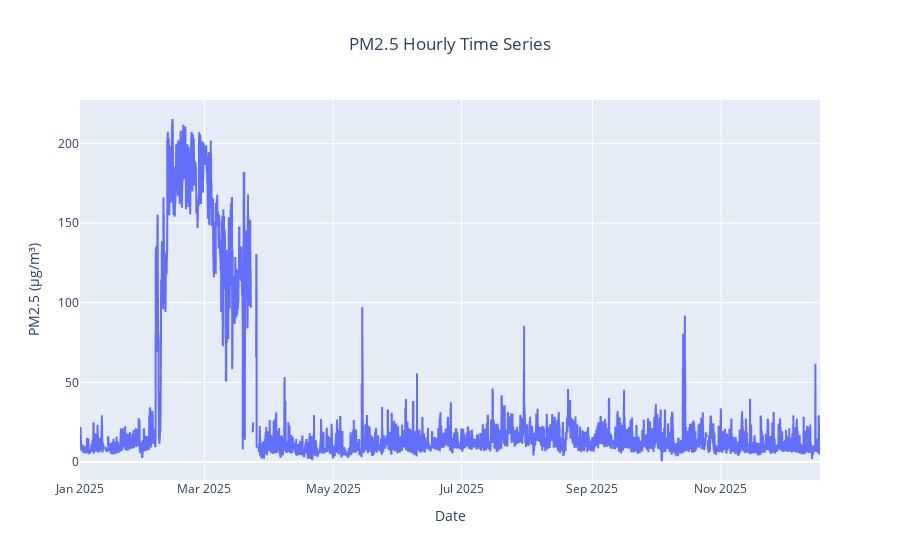

The code cell stored with this chart in its notebook:
### Code cell
#Hourly PM2.5 readings line plot
fig = px.line(df_hourly, x=df_hourly.index, y=df_hourly.values, title="PM2.5 Hourly Time Series")
fig.update_layout(title_x=0.5, xaxis_title="Date", yaxis_title="PM2.5 (µg/m³)")
fig.show()

### Figure 1 — Plotly figure (JSON) as saved in the notebook; plotly's stock layout.template omitted (floating-point values rounded to 4 significant figures; data arrays with more than 128 entries replaced by an {"elided": "..."} marker saying what was removed)
{"data": [{"hovertemplate": "datetime=%{x}<br>y=%{y}<extra></extra>", "legendgroup": "", "line": {"color": "#636efa", "dash": "solid"}, "marker": {"symbol": "circle"}, "mode": "lines", "name": "", "showlegend": false, "type": "scattergl", "x": {"elided": "8424 str values"}, "xaxis": "x", "y": {"elided": "8424 float values"}, "yaxis": "y"}], "layout": {"legend": {"tracegroupgap": 0}, "title": {"text": "PM2.5 Hourly Time Series", "x": 0.5}, "xaxis": {"anchor": "y", "domain": [0, 1], "title": {"text": "Date"}}, "yaxis": {"anchor": "x", "domain": [0, 1], "title": {"text": "PM2.5 (µg/m³)"}}}}
